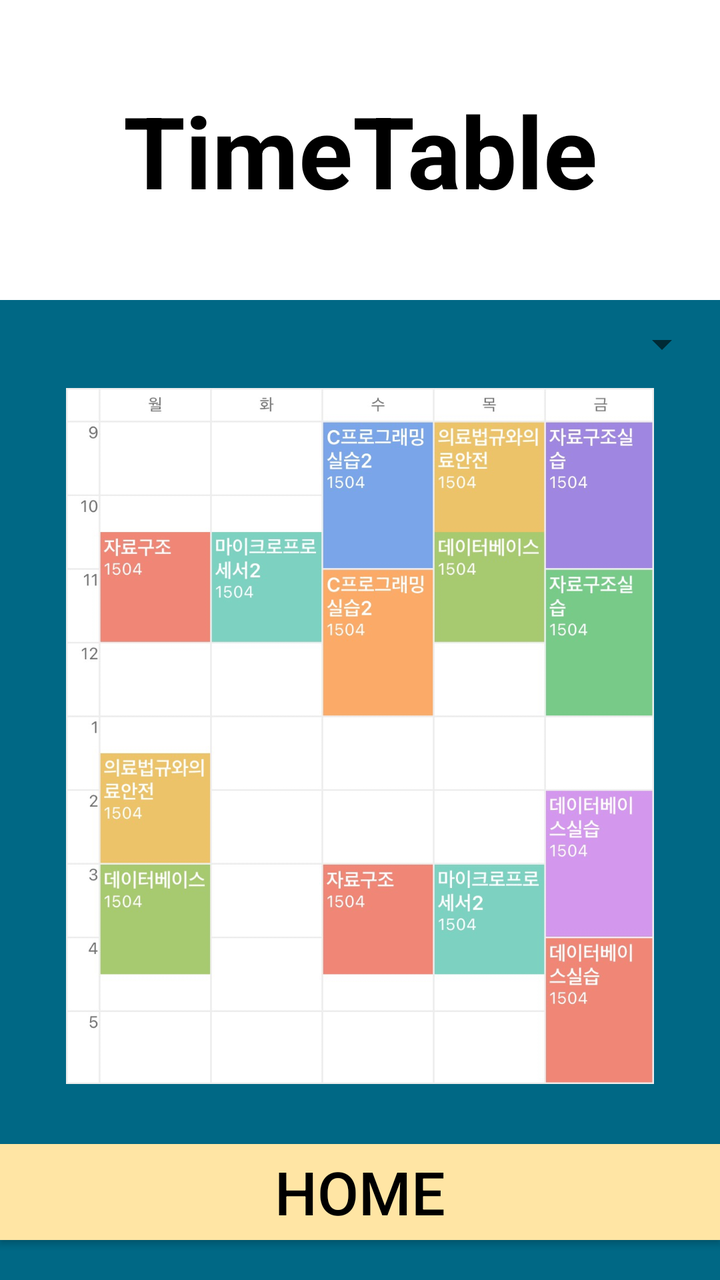
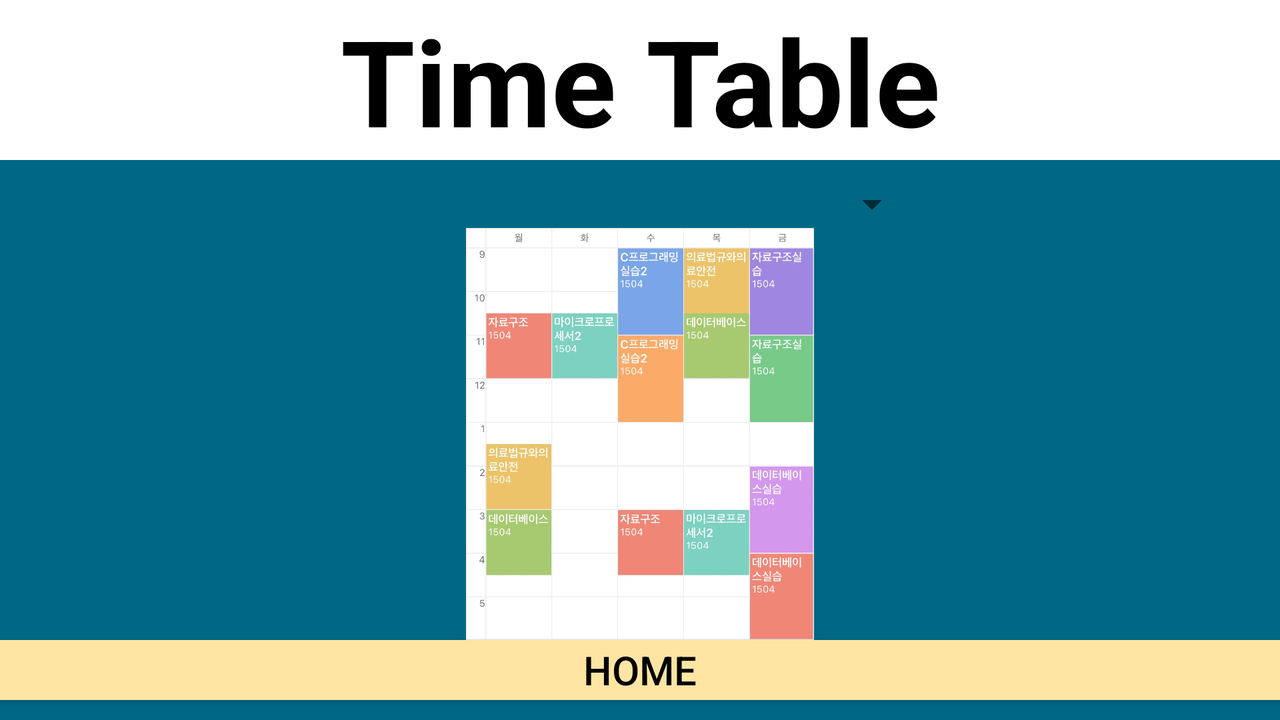

Two renders of one Android screen. The first uses the default layout on a phone; the second uses the alternative layout the repository ships for a different screen configuration, on a matching device. The two XML files are below.
<!-- AndroidManifest.xml: application theme AppTheme.NoActionBar -->
<!-- res/layout/activity_time.xml -->
<?xml version="1.0" encoding="utf-8"?>
<LinearLayout xmlns:android="http://schemas.android.com/apk/res/android"
    xmlns:app="http://schemas.android.com/apk/res-auto"
    xmlns:tools="http://schemas.android.com/tools"
    android:layout_width="match_parent"
    android:layout_height="match_parent"
    android:background="#006885"
    android:orientation="vertical"
    tools:context=".TimeActivity">


    <TextView
        android:id="@+id/textView7"
        android:layout_width="match_parent"
        android:layout_height="150dp"
        android:layout_gravity="center_horizontal"
        android:background="#FFFFFF"
        android:gravity="center_horizontal|center_vertical"
        android:text="TimeTable"
        android:textColor="#000000"
        android:textSize="50sp"
        android:textStyle="bold" />

    <Spinner
        android:id="@+id/timeSpinner"
        android:layout_width="350dp"
        android:layout_height="wrap_content"
        android:layout_gravity="center_horizontal"
        android:layout_marginTop="10dp"
        android:layout_marginBottom="10dp" />

    <ImageView
        android:id="@+id/timeImage"
        android:layout_width="match_parent"
        android:layout_height="match_parent"
        android:layout_gravity="center_horizontal"
        android:layout_weight="1"
        app:srcCompat="@drawable/time1" />

    <Button
        android:id="@+id/time_homeButton"
        android:layout_width="match_parent"
        android:layout_height="wrap_content"
        android:layout_marginTop="30dp"
        android:layout_marginBottom="20dp"
        android:background="#FFE5A4"
        android:text="HOME"
        android:textColor="#000000"
        android:textSize="30sp" />


</LinearLayout>
<!-- resources referenced by this layout -->
<resources>
  <!-- drawable time1: png bitmap (drawable, 163360 bytes) -->
  <style name="AppTheme.NoActionBar">
          <item name="windowActionBar">false</item>
          <item name="windowNoTitle">true</item>
      </style>
</resources>
<!-- res/layout-land/activity_time.xml (the author's variant of the layout above) -->
<!-- drawn on the phone turned sideways -->
<?xml version="1.0" encoding="utf-8"?>
<LinearLayout xmlns:android="http://schemas.android.com/apk/res/android"
    xmlns:app="http://schemas.android.com/apk/res-auto"
    xmlns:tools="http://schemas.android.com/tools"
    android:layout_width="match_parent"
    android:layout_height="match_parent"
    android:background="#006885"
    android:orientation="vertical"
    tools:context=".TimeActivity">


    <TextView
        android:id="@+id/textView"
        android:layout_width="match_parent"
        android:layout_height="80dp"
        android:background="#FFFFFF"
        android:gravity="center_horizontal|center_vertical"
        android:text="Time Table"
        android:textColor="#000000"
        android:textColorHighlight="#00FDFCFC"
        android:textSize="60sp"
        android:textStyle="bold" />

    <LinearLayout
        android:layout_width="match_parent"
        android:layout_height="match_parent"
        android:orientation="vertical">

        <Spinner
            android:id="@+id/timeSpinner"
            android:layout_width="280dp"
            android:layout_height="wrap_content"
            android:layout_gravity="center"
            android:layout_marginTop="10dp" />

        <ImageView
            android:id="@+id/timeImage"
            android:layout_width="match_parent"
            android:layout_height="match_parent"
            android:layout_gravity="center_horizontal"
            android:layout_weight="1"
            app:srcCompat="@drawable/time1" />

        <Button
            android:id="@+id/time_homeButton"
            android:layout_width="match_parent"
            android:layout_height="30dp"
            android:layout_marginBottom="10dp"
            android:background="#FFE5A4"
            android:text="HOME"
            android:textColor="#000000"
            android:textSize="20sp" />
    </LinearLayout>


</LinearLayout>
